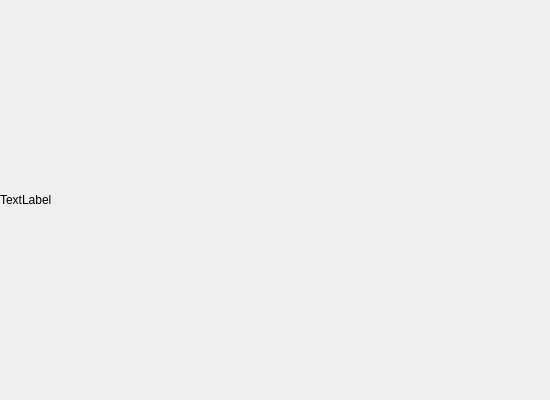
<?xml version="1.0" encoding="UTF-8"?>
<ui version="4.0">
 <class>WaitIndicator</class>
 <widget class="QWidget" name="WaitIndicator">
  <property name="geometry">
   <rect>
    <x>0</x>
    <y>0</y>
    <width>550</width>
    <height>400</height>
   </rect>
  </property>
  <property name="windowTitle">
   <string>Form</string>
  </property>
  <widget class="QLabel" name="lableWaiting">
   <property name="geometry">
    <rect>
     <x>0</x>
     <y>0</y>
     <width>550</width>
     <height>400</height>
    </rect>
   </property>
   <property name="text">
    <string>TextLabel</string>
   </property>
  </widget>
 </widget>
 <resources/>
 <connections/>
</ui>
